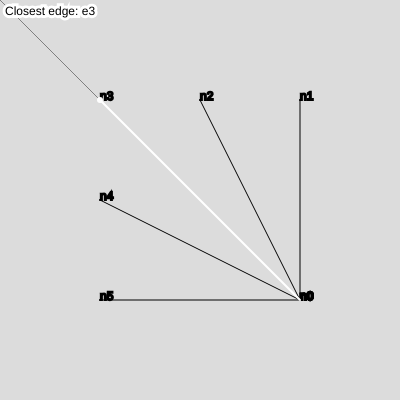
Frame 1 (no input)
Frame 60 (no input): identical to frame 1, image omitted
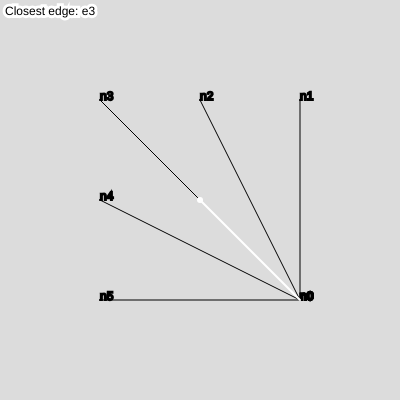
Frame 120 (the mouse pressed at the canvas centre since frame 60)

The p5.js sketch that drew these frames (run headless with seeded random() and noise() and a simulated clock; from frame 60 on, the mouse is pressed at the canvas centre):

// p5.js sketch
// ── sketch.js
let n; // Node list
let e; // Edge list
let g; // Graph object

function setup() {
  createCanvas(400, 400); // Create the canvas
  // Create an array of new nodes
  n = [new NodePoint(300, 300, "n0"),
         new NodePoint(300, 100, "n1"),
         new NodePoint(200, 100, "n2"),
         new NodePoint(100, 100, "n3"),
         new NodePoint(100, 200, "n4"),
         new NodePoint(100, 300, "n5")];

  // Create an array of new edges
  e = [new Edge(n[0], n[1], 0.1, "e1", "e0"),
         new Edge(n[0], n[2], 0.1, "e2", "e0"),
         new Edge(n[0], n[3], 0.1, "e3", "e0"),
         new Edge(n[0], n[4], 0.1, "e4", "e0"),
         new Edge(n[0], n[5], 0.1, "e5", "e0")];

  g = new Graph(e); // Create a new graph object
}

function draw() {
  background(220);
  g.render();
  text("Closest edge: " + g.getClosestEdge(mouseX, mouseY).getLabel(), 5, 15);

}

function mouseMoved() {
  //g.isOver(mouseX, mouseY);
}

function mousePressed() {
  //g.isPressed(mouseX, mouseY);
}

function mouseDragged() {
  //g.isDragged(mouseX, mouseY);
}

function mouseReleased() {

}

// Graph class
class Graph {
  constructor(e) {
    this.e = e; // "e" represents an array of edges
  }

  isOver(x, y) { // Check for all edges whether point (x, y) is over
    for (let i = 0; i < this.e.length; i++) {
      return this.e[i].isOver(x, y);
    }
  }

  isPressed(x, y) {
    for (let i = 0; i < e.length; i++) {
      e[i].isPressed(x, y);
    }
  }

  isDragged(x, y) {
    for (let i = 0; i < e.length; i++) {
      e[i].isPressed(x, y);
    }
  }

  // Return the closest edge to point (x, y)
  getClosestEdge(x, y) {
    let d = Array(this.e.length);
    for (let i = 0; i < this.e.length; i++) {
      this.e[i].projectPointOnEdge(x, y); // Store the length and distance in each object
      d[i] = this.e[i].getDistanceToEdge(); // Get the distance to the edge
    }

    // Get the index of the closest edge
    let m = 0;
    for (let j = 1; j < this.e.length; j++) {
      m = (d[j] < d[m]) ? j : m;
    }

    this.e[m].renderPointToEdge(x, y);
    this.e[m].renderLengthOnEdge();
    return this.e[m];
  }

  // Render the graph
  // Call this function in draw()
  render() {
    for (let i = 0; i < this.e.length; i++) {
      this.e[i].render();
    }
  }

}


// Edge class
class Edge {
  constructor(n1, n2, dz, label1, label2) {
    this.n1 = n1; // Node 1 object
    this.n2 = n2; // Node 2 object
    this.mx = this.n2.getPositionX() - this.n1.getPositionX(); // x-slope of edge
    this.my = this.n2.getPositionY() - this.n1.getPositionY(); // y-slope of edge
    this.dz = (dz < 0) ? 0 : (dz > 1) ? 1 : dz; // Dead-zone ratio (constrain between 0 and 1)
    //this.ndz = new NodePoint();
    this.label1 = label1;
    this.label2 = label2;
  }

  getLabel() {
    return this.label1;
  }

  radius(l) {

    this.n1.getPositionX();
    this.n1.getPositionY();

  }

  isOver(x, y) {
    if (this.n1.isOver(x, y)) {
      return this.n1; // Mouse over Node 1
    } else if (this.n2.isOver(x, y)) {
      return this.n2; // Mouse over Node 2
    } else if (this.ndz.isOver(x, y)) {
      return this.ndz;
    } else {
      return null;
    }
  }

  isPressed(x, y) {
    let n = this.isOver(x, y);
    if (n !== null) {
      n.setPosition(x, y);
    }
  }

  isDragged(x, y) {

  }

  // Project the point (x, y) to the edge
  projectPointOnEdge(x, y) {
    // Recalculate mx and my
    this.mx = this.n2.getPositionX() - this.n1.getPositionX();
    this.my = this.n2.getPositionY() - this.n1.getPositionY();

    //
    this.l = -(this.my * (this.n1.getPositionY() - y) + this.mx * (this.n1.getPositionX() - x)) / (pow(this.my, 2) + pow(this.mx, 2));

    this.pl = (this.l < 0) ? 0 : (this.l > 1) ? 1 : this.l; // Coerce the projected length between 0 and 1

    this.d = abs(this.mx * (this.n1.getPositionY() - y) - this.my * (this.n1.getPositionX() - x)) / (pow(this.my, 2) + pow(this.mx, 2));

    //return [l, d, this.n1.getPositionX() + mx * l, this.n1.getPositionY() + my * l];
  }


  getDistanceToEdge() {
    return this.d;
  }

  renderPointToEdge(x, y) {
    stroke(127); // 50% gray
    strokeWeight(1); // 1 pt
    line(this.n1.getPositionX() + this.mx * this.pl, this.n1.getPositionY() + this.my * this.pl, this.n1.getPositionX() + this.mx * this.l,  this.n1.getPositionY() + this.my * this.l);
    line(x, y, this.n1.getPositionX() + this.mx * this.l,  this.n1.getPositionY() + this.my * this.l);
    line(x, y, this.n1.getPositionX() + this.mx * this.pl,  this.n1.getPositionY() + this.my * this.pl);
  }

  renderLengthOnEdge() {
    stroke(255);
    strokeWeight(2);
    line(this.n1.getPositionX(), this.n1.getPositionY(), this.n1.getPositionX() + this.mx * this.pl, this.n1.getPositionY() + this.my * this.pl);
    strokeWeight(6);
    point(this.n1.getPositionX() + this.mx * this.pl, this.n1.getPositionY() + this.my * this.pl);
  }

  render() {
    stroke(0);
    strokeWeight(1);
    line(this.n1.getPositionX(), this.n1.getPositionY(), this.n2.getPositionX(), this.n2.getPositionY());
    this.n1.render();
    this.n2.render();
  }
}


class NodePoint {
  constructor(x, y, label) {
    this.x = x; // Node x-coordinate
    this.y = y; // Node y-coordinate
    this.label = label; // Node label
    this.sw = 2; // Node stroke weight
    this.ncolor = color(255, 255, 255);
    this.textcolor = color(0, 0, 0);
  }

  setPosition(x, y) {
    this.x = x;
    this.y = y;
  }

  getPositionX() {
    return this.x;
  }

  getPositionY() {
    return this.y;
  }

  setIsMoving(val) {
    this.ismoving = val;
  }

  getIsMoving() {
    return this.ismoving;
  }

  isOver(x, y) {
    if (pow(this.x - x, 2) + pow(this.y - y, 2) <= 5) {
      this.sw = 10;
      return true;
    } else {
      this.sw = 2;
      return false;
    }
  }

  render() {
    fill(this.ncolor)
    strokeWeight(this.sw);
    point(this.x, this.y);
    fill(this.textcolor);
    text(this.label, this.x, this.y);
  }
}
